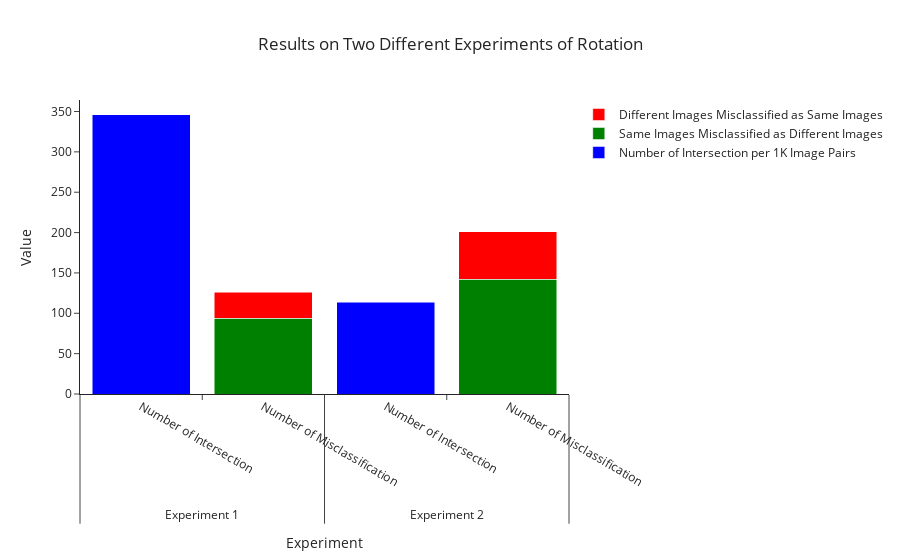

Write notebook code for a chart like this one.
### Code cell
import pandas as pd
import plotly.graph_objs as go


df = pd.DataFrame(
    dict(
        year=['Experiment 1', 'Experiment 2'],
        var1=[7613/22, 2502/22],
        var3=[94,142],
        var4=[32,59],
    )
)
        
fig = go.Figure()

fig.update_layout(
    title={
        'text': 'Results on Two Different Experiments of Rotation',
        'x': 0.5,
        'xanchor': 'center'
    },
    template="simple_white",
    xaxis=dict(title_text="Experiment"),
    yaxis=dict(title_text="Value"),
    barmode="stack",
)

groups = ['var1','var3','var4']
colors = ["blue","green","red"]
names = ['Number of Intersection per 1K Image Pairs','Same Images Misclassified as Different Images','Different Images Misclassified as Same Images']

i = 0
for r, n, c in zip(groups, names, colors):
    ## put var1 and var2 together on the first subgrouped bar
    if i == 0:
        fig.add_trace(
            go.Bar(x=[df.year, ['Number of Intersection']*len(df.year)], y=df[r], name=n, marker_color=c),
        )
    ## put var3 and var4 together on the first subgrouped bar
    else:
        fig.add_trace(
            go.Bar(x=[df.year, ['Number of Misclassification']*len(df.year)], y=df[r], name=n, marker_color=c),
        )
    i+=1

fig.show()

### Figure 1 — Plotly figure (JSON) as saved in the notebook; plotly's stock layout.template omitted (floating-point values rounded to 4 significant figures)
{"data": [{"marker": {"color": "blue"}, "name": "Number of Intersection per 1K Image Pairs", "type": "bar", "x": [["Experiment 1", "Experiment 2"], ["Number of Intersection", "Number of Intersection"]], "y": [346.0, 113.7]}, {"marker": {"color": "green"}, "name": "Same Images Misclassified as Different Images", "type": "bar", "x": [["Experiment 1", "Experiment 2"], ["Number of Misclassification", "Number of Misclassification"]], "y": [94, 142]}, {"marker": {"color": "red"}, "name": "Different Images Misclassified as Same Images", "type": "bar", "x": [["Experiment 1", "Experiment 2"], ["Number of Misclassification", "Number of Misclassification"]], "y": [32, 59]}], "layout": {"barmode": "stack", "title": {"text": "Results on Two Different Experiments of Rotation", "x": 0.5, "xanchor": "center"}, "xaxis": {"title": {"text": "Experiment"}}, "yaxis": {"title": {"text": "Value"}}}}
